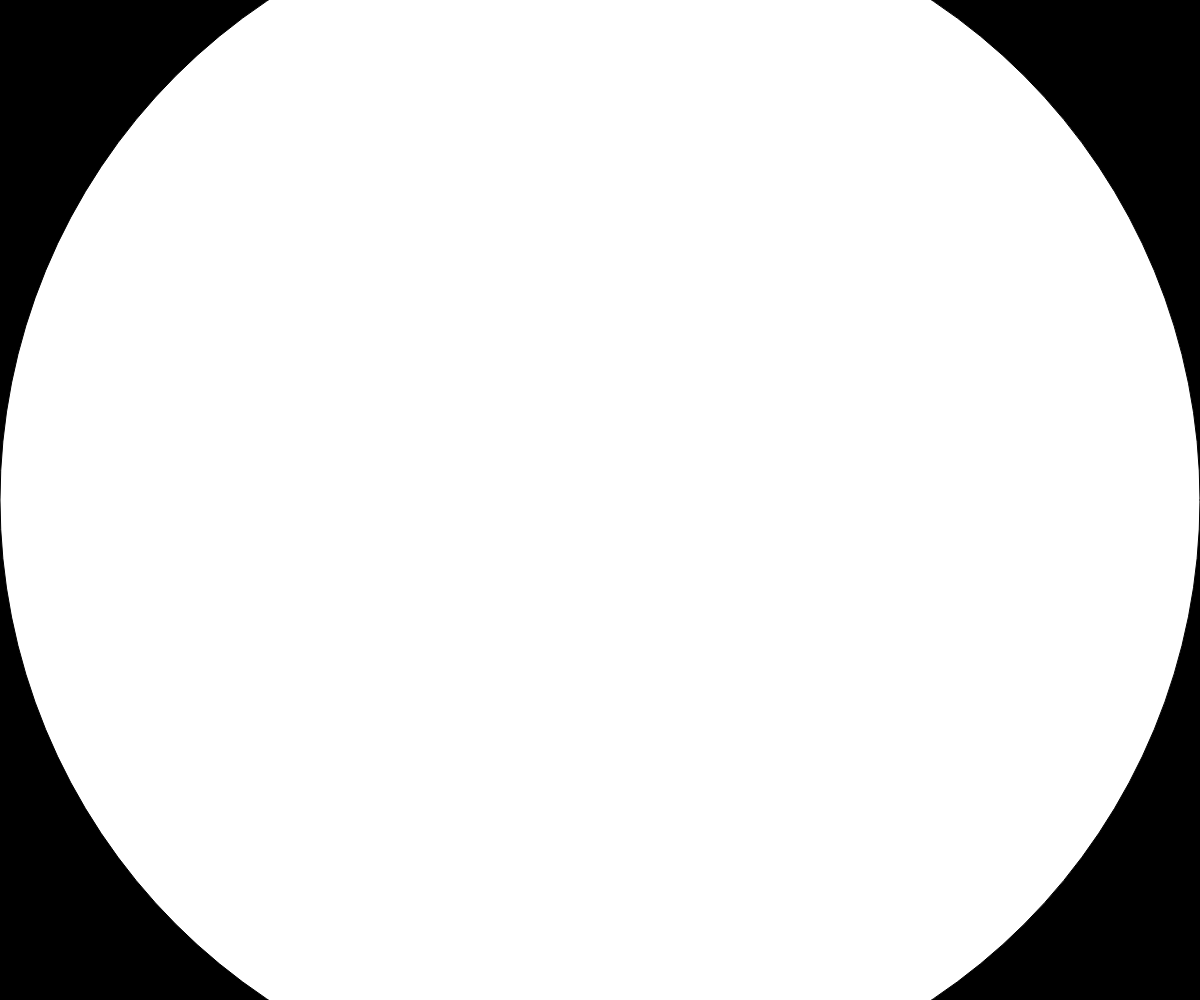
Frame 1 (no input)
Frame 60 (no input): identical to frame 1, image omitted
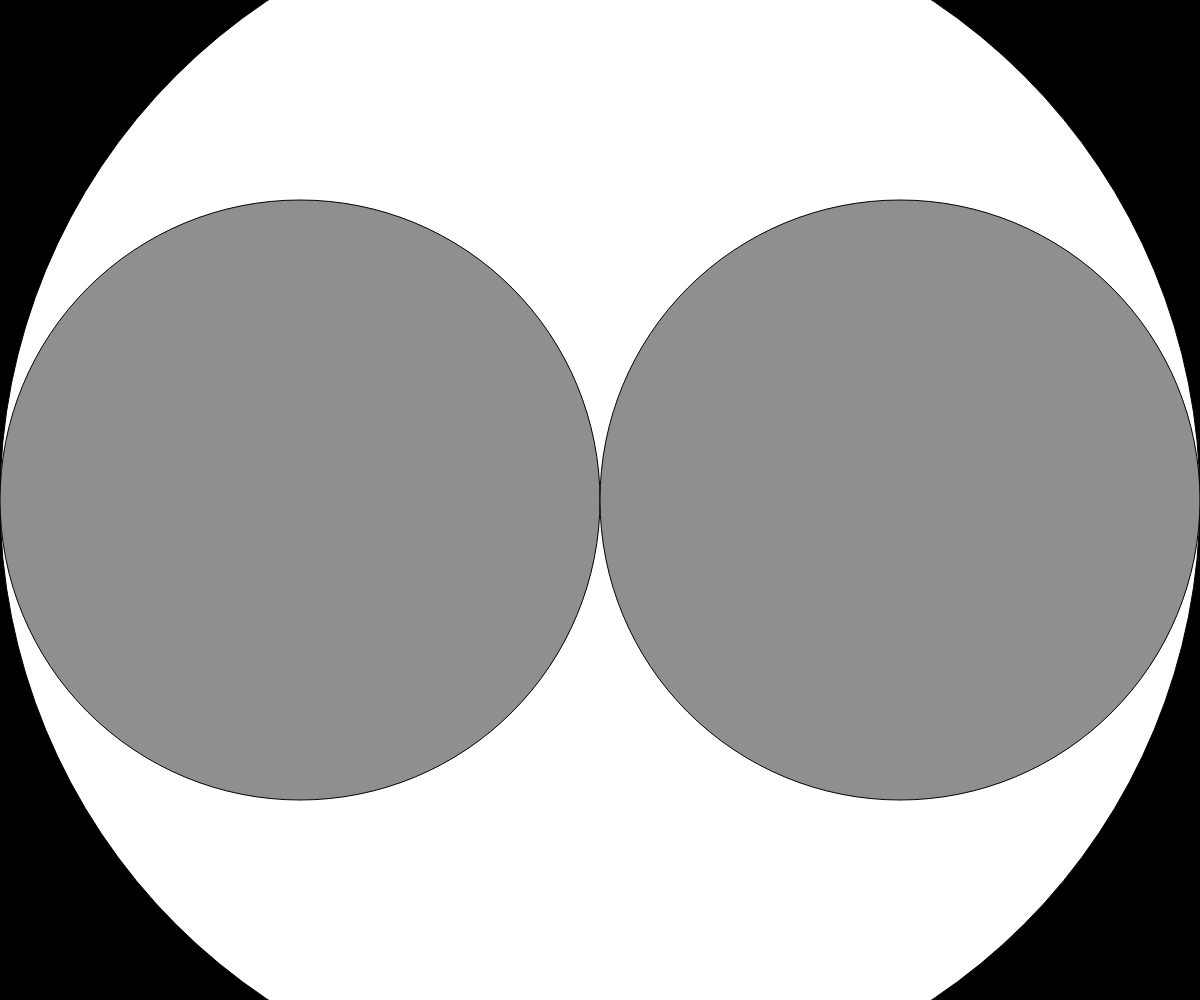
Frame 120 (the mouse pressed at the canvas centre since frame 60)

The p5.js sketch that drew these frames (run headless with seeded random() and noise() and a simulated clock; from frame 60 on, the mouse is pressed at the canvas centre):

// p5.js sketch
// ── sketch.js
// Recursion Circles Demo


function setup() {
  createCanvas(windowWidth, windowHeight);
}

function draw() {
  background(0);

  drawCircle(width/2, width/2);
}

function drawCircle(x, radius) {
  let fillColor = map(radius, width/2, 50, 255, 50);
  fill(fillColor);
  circle(x, height/2, radius*2);
  
  let maxRadiuse = map(mouseX, 0, width, width/2, 50);
  if (radius > maxRadiuse) {
    drawCircle(x-radius/2, radius/2);
    drawCircle(x+radius/2, radius/2);
  }
}
